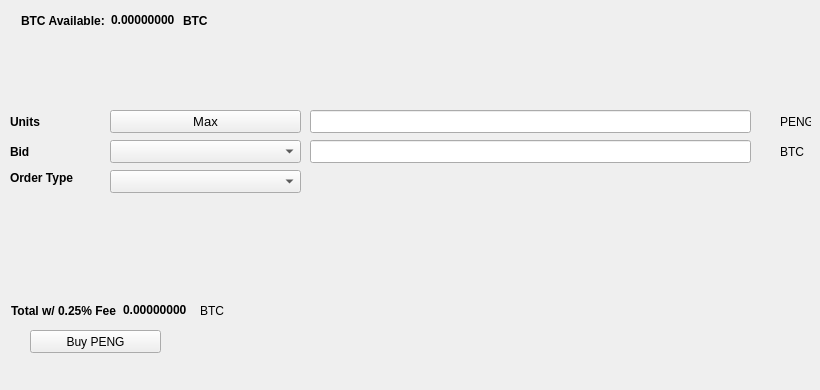
   <widget class="QWidget" name="BuyTab">
    <attribute name="title">
     <string>Buy</string>
    </attribute>
    <widget class="QPushButton" name="BuyPENG">
     <property name="geometry">
      <rect>
       <x>30</x>
       <y>330</y>
       <width>131</width>
       <height>23</height>
      </rect>
     </property>
     <property name="text">
      <string>Buy PENG</string>
     </property>
     <property name="icon">
      <iconset resource="../peng.qrc">
       <normaloff>:/icons/bitcoin</normaloff>:/icons/bitcoin</iconset>
     </property>
    </widget>
    <widget class="QLabel" name="label_3">
     <property name="geometry">
      <rect>
       <x>10</x>
       <y>110</y>
       <width>46</width>
       <height>23</height>
      </rect>
     </property>
     <property name="font">
      <font>
       <weight>75</weight>
       <bold>true</bold>
      </font>
     </property>
     <property name="text">
      <string>Units</string>
     </property>
    </widget>
    <widget class="QLineEdit" name="UnitsInput">
     <property name="geometry">
      <rect>
       <x>310</x>
       <y>110</y>
       <width>441</width>
       <height>23</height>
      </rect>
     </property>
     <property name="font">
      <font>
       <pointsize>9</pointsize>
       <weight>75</weight>
       <bold>true</bold>
      </font>
     </property>
    </widget>
    <widget class="QLineEdit" name="BuyBidPriceEdit">
     <property name="geometry">
      <rect>
       <x>310</x>
       <y>140</y>
       <width>441</width>
       <height>23</height>
      </rect>
     </property>
     <property name="font">
      <font>
       <pointsize>9</pointsize>
       <weight>75</weight>
       <bold>true</bold>
      </font>
     </property>
    </widget>
    <widget class="QLabel" name="label_4">
     <property name="geometry">
      <rect>
       <x>780</x>
       <y>110</y>
       <width>31</width>
       <height>23</height>
      </rect>
     </property>
     <property name="text">
      <string>PENG</string>
     </property>
    </widget>
    <widget class="QLabel" name="label_5">
     <property name="geometry">
      <rect>
       <x>780</x>
       <y>140</y>
       <width>31</width>
       <height>23</height>
      </rect>
     </property>
     <property name="text">
      <string>BTC</string>
     </property>
    </widget>
    <widget class="QLabel" name="label_6">
     <property name="geometry">
      <rect>
       <x>10</x>
       <y>140</y>
       <width>46</width>
       <height>23</height>
      </rect>
     </property>
     <property name="font">
      <font>
       <weight>75</weight>
       <bold>true</bold>
      </font>
     </property>
     <property name="text">
      <string>Bid</string>
     </property>
    </widget>
    <widget class="QLabel" name="label_7">
     <property name="geometry">
      <rect>
       <x>10</x>
       <y>170</y>
       <width>91</width>
       <height>16</height>
      </rect>
     </property>
     <property name="font">
      <font>
       <weight>75</weight>
       <bold>true</bold>
      </font>
     </property>
     <property name="text">
      <string>Order Type</string>
     </property>
    </widget>
    <widget class="QPushButton" name="Buy_Max_Amount">
     <property name="geometry">
      <rect>
       <x>110</x>
       <y>110</y>
       <width>191</width>
       <height>23</height>
      </rect>
     </property>
     <property name="font">
      <font>
       <pointsize>10</pointsize>
      </font>
     </property>
     <property name="text">
      <string>Max</string>
     </property>
    </widget>
    <widget class="QComboBox" name="BuyBidcomboBox">
     <property name="geometry">
      <rect>
       <x>110</x>
       <y>140</y>
       <width>191</width>
       <height>23</height>
      </rect>
     </property>
     <property name="font">
      <font>
       <pointsize>10</pointsize>
      </font>
     </property>
    </widget>
    <widget class="QComboBox" name="buyOrdertypeCombo">
     <property name="geometry">
      <rect>
       <x>110</x>
       <y>170</y>
       <width>191</width>
       <height>23</height>
      </rect>
     </property>
     <property name="font">
      <font>
       <pointsize>10</pointsize>
      </font>
     </property>
    </widget>
    <widget class="QWidget" name="layoutWidget1">
     <property name="geometry">
      <rect>
       <x>21</x>
       <y>11</y>
       <width>227</width>
       <height>19</height>
      </rect>
     </property>
     <layout class="QHBoxLayout" name="horizontalLayout_3">
      <item>
       <widget class="QLabel" name="label232">
        <property name="font">
         <font>
          <weight>75</weight>
          <bold>true</bold>
         </font>
        </property>
        <property name="text">
         <string>BTC Available:</string>
        </property>
       </widget>
      </item>
      <item>
       <widget class="QLabel" name="BtcAvailableLbl">
        <property name="palette">
         <palette>
          <active>
           <colorrole role="WindowText">
            <brush brushstyle="SolidPattern">
             <color alpha="255">
              <red>0</red>
              <green>0</green>
              <blue>0</blue>
             </color>
            </brush>
           </colorrole>
           <colorrole role="Button">
            <brush brushstyle="SolidPattern">
             <color alpha="255">
              <red>0</red>
              <green>170</green>
              <blue>0</blue>
             </color>
            </brush>
           </colorrole>
           <colorrole role="Light">
            <brush brushstyle="SolidPattern">
             <color alpha="255">
              <red>0</red>
              <green>255</green>
              <blue>0</blue>
             </color>
            </brush>
           </colorrole>
           <colorrole role="Midlight">
            <brush brushstyle="SolidPattern">
             <color alpha="255">
              <red>0</red>
              <green>212</green>
              <blue>0</blue>
             </color>
            </brush>
           </colorrole>
           <colorrole role="Dark">
            <brush brushstyle="SolidPattern">
             <color alpha="255">
              <red>0</red>
              <green>85</green>
              <blue>0</blue>
             </color>
            </brush>
           </colorrole>
           <colorrole role="Mid">
            <brush brushstyle="SolidPattern">
             <color alpha="255">
              <red>0</red>
              <green>113</green>
              <blue>0</blue>
             </color>
            </brush>
           </colorrole>
           <colorrole role="Text">
            <brush brushstyle="SolidPattern">
             <color alpha="255">
              <red>0</red>
              <green>170</green>
              <blue>0</blue>
             </color>
            </brush>
           </colorrole>
           <colorrole role="BrightText">
            <brush brushstyle="SolidPattern">
             <color alpha="255">
              <red>255</red>
              <green>255</green>
              <blue>255</blue>
             </color>
            </brush>
           </colorrole>
           <colorrole role="ButtonText">
            <brush brushstyle="SolidPattern">
             <color alpha="255">
              <red>0</red>
              <green>0</green>
              <blue>0</blue>
             </color>
            </brush>
           </colorrole>
           <colorrole role="Base">
            <brush brushstyle="SolidPattern">
             <color alpha="255">
              <red>255</red>
              <green>255</green>
              <blue>255</blue>
             </color>
            </brush>
           </colorrole>
           <colorrole role="Window">
            <brush brushstyle="SolidPattern">
             <color alpha="255">
              <red>0</red>
              <green>170</green>
              <blue>0</blue>
             </color>
            </brush>
           </colorrole>
           <colorrole role="Shadow">
            <brush brushstyle="SolidPattern">
             <color alpha="255">
              <red>0</red>
              <green>0</green>
              <blue>0</blue>
             </color>
            </brush>
           </colorrole>
           <colorrole role="AlternateBase">
            <brush brushstyle="SolidPattern">
             <color alpha="255">
              <red>127</red>
              <green>212</green>
              <blue>127</blue>
             </color>
            </brush>
           </colorrole>
           <colorrole role="ToolTipBase">
            <brush brushstyle="SolidPattern">
             <color alpha="255">
              <red>255</red>
              <green>255</green>
              <blue>220</blue>
             </color>
            </brush>
           </colorrole>
           <colorrole role="ToolTipText">
            <brush brushstyle="SolidPattern">
             <color alpha="255">
              <red>0</red>
              <green>0</green>
              <blue>0</blue>
             </color>
            </brush>
           </colorrole>
          </active>
          <inactive>
           <colorrole role="WindowText">
            <brush brushstyle="SolidPattern">
             <color alpha="255">
              <red>0</red>
              <green>0</green>
              <blue>0</blue>
             </color>
            </brush>
           </colorrole>
           <colorrole role="Button">
            <brush brushstyle="SolidPattern">
             <color alpha="255">
              <red>0</red>
              <green>170</green>
              <blue>0</blue>
             </color>
            </brush>
           </colorrole>
           <colorrole role="Light">
            <brush brushstyle="SolidPattern">
             <color alpha="255">
              <red>0</red>
              <green>255</green>
              <blue>0</blue>
             </color>
            </brush>
           </colorrole>
           <colorrole role="Midlight">
            <brush brushstyle="SolidPattern">
             <color alpha="255">
              <red>0</red>
              <green>212</green>
              <blue>0</blue>
             </color>
            </brush>
           </colorrole>
           <colorrole role="Dark">
            <brush brushstyle="SolidPattern">
             <color alpha="255">
              <red>0</red>
              <green>85</green>
              <blue>0</blue>
             </color>
            </brush>
           </colorrole>
           <colorrole role="Mid">
            <brush brushstyle="SolidPattern">
             <color alpha="255">
              <red>0</red>
              <green>113</green>
              <blue>0</blue>
             </color>
            </brush>
           </colorrole>
           <colorrole role="Text">
            <brush brushstyle="SolidPattern">
             <color alpha="255">
              <red>0</red>
              <green>170</green>
              <blue>0</blue>
             </color>
            </brush>
           </colorrole>
           <colorrole role="BrightText">
            <brush brushstyle="SolidPattern">
             <color alpha="255">
              <red>255</red>
              <green>255</green>
              <blue>255</blue>
             </color>
            </brush>
           </colorrole>
           <colorrole role="ButtonText">
            <brush brushstyle="SolidPattern">
             <color alpha="255">
              <red>0</red>
              <green>0</green>
              <blue>0</blue>
             </color>
            </brush>
           </colorrole>
           <colorrole role="Base">
            <brush brushstyle="SolidPattern">
             <color alpha="255">
              <red>255</red>
              <green>255</green>
              <blue>255</blue>
             </color>
            </brush>
           </colorrole>
           <colorrole role="Window">
            <brush brushstyle="SolidPattern">
             <color alpha="255">
              <red>0</red>
              <green>170</green>
              <blue>0</blue>
             </color>
            </brush>
           </colorrole>
           <colorrole role="Shadow">
            <brush brushstyle="SolidPattern">
             <color alpha="255">
              <red>0</red>
              <green>0</green>
              <blue>0</blue>
             </color>
            </brush>
           </colorrole>
           <colorrole role="AlternateBase">
            <brush brushstyle="SolidPattern">
             <color alpha="255">
              <red>127</red>
              <green>212</green>
              <blue>127</blue>
             </color>
            </brush>
           </colorrole>
           <colorrole role="ToolTipBase">
            <brush brushstyle="SolidPattern">
             <color alpha="255">
              <red>255</red>
              <green>255</green>
              <blue>220</blue>
             </color>
            </brush>
           </colorrole>
           <colorrole role="ToolTipText">
            <brush brushstyle="SolidPattern">
             <color alpha="255">
              <red>0</red>
              <green>0</green>
              <blue>0</blue>
             </color>
            </brush>
           </colorrole>
          </inactive>
          <disabled>
           <colorrole role="WindowText">
            <brush brushstyle="SolidPattern">
             <color alpha="255">
              <red>0</red>
              <green>85</green>
              <blue>0</blue>
             </color>
            </brush>
           </colorrole>
           <colorrole role="Button">
            <brush brushstyle="SolidPattern">
             <color alpha="255">
              <red>0</red>
              <green>170</green>
              <blue>0</blue>
             </color>
            </brush>
           </colorrole>
           <colorrole role="Light">
            <brush brushstyle="SolidPattern">
             <color alpha="255">
              <red>0</red>
              <green>255</green>
              <blue>0</blue>
             </color>
            </brush>
           </colorrole>
           <colorrole role="Midlight">
            <brush brushstyle="SolidPattern">
             <color alpha="255">
              <red>0</red>
              <green>212</green>
              <blue>0</blue>
             </color>
            </brush>
           </colorrole>
           <colorrole role="Dark">
            <brush brushstyle="SolidPattern">
             <color alpha="255">
              <red>0</red>
              <green>85</green>
              <blue>0</blue>
             </color>
            </brush>
           </colorrole>
           <colorrole role="Mid">
            <brush brushstyle="SolidPattern">
             <color alpha="255">
              <red>0</red>
              <green>113</green>
              <blue>0</blue>
             </color>
            </brush>
           </colorrole>
           <colorrole role="Text">
            <brush brushstyle="SolidPattern">
             <color alpha="255">
              <red>0</red>
              <green>85</green>
              <blue>0</blue>
             </color>
            </brush>
           </colorrole>
           <colorrole role="BrightText">
            <brush brushstyle="SolidPattern">
             <color alpha="255">
              <red>255</red>
              <green>255</green>
              <blue>255</blue>
             </color>
            </brush>
           </colorrole>
           <colorrole role="ButtonText">
            <brush brushstyle="SolidPattern">
             <color alpha="255">
              <red>0</red>
              <green>85</green>
              <blue>0</blue>
             </color>
            </brush>
           </colorrole>
           <colorrole role="Base">
            <brush brushstyle="SolidPattern">
             <color alpha="255">
              <red>0</red>
              <green>170</green>
              <blue>0</blue>
             </color>
            </brush>
           </colorrole>
           <colorrole role="Window">
            <brush brushstyle="SolidPattern">
             <color alpha="255">
              <red>0</red>
              <green>170</green>
              <blue>0</blue>
             </color>
            </brush>
           </colorrole>
           <colorrole role="Shadow">
            <brush brushstyle="SolidPattern">
             <color alpha="255">
              <red>0</red>
              <green>0</green>
              <blue>0</blue>
             </color>
            </brush>
           </colorrole>
           <colorrole role="AlternateBase">
            <brush brushstyle="SolidPattern">
             <color alpha="255">
              <red>0</red>
              <green>170</green>
              <blue>0</blue>
             </color>
            </brush>
           </colorrole>
           <colorrole role="ToolTipBase">
            <brush brushstyle="SolidPattern">
             <color alpha="255">
              <red>255</red>
              <green>255</green>
              <blue>220</blue>
             </color>
            </brush>
           </colorrole>
           <colorrole role="ToolTipText">
            <brush brushstyle="SolidPattern">
             <color alpha="255">
              <red>0</red>
              <green>0</green>
              <blue>0</blue>
             </color>
            </brush>
           </colorrole>
          </disabled>
         </palette>
        </property>
        <property name="font">
         <font>
          <weight>75</weight>
          <bold>true</bold>
         </font>
        </property>
        <property name="text">
         <string>0.00000000</string>
        </property>
        <property name="textInteractionFlags">
         <set>Qt::LinksAccessibleByMouse|Qt::TextSelectableByKeyboard|Qt::TextSelectableByMouse</set>
        </property>
       </widget>
      </item>
      <item>
       <widget class="QLabel" name="BtcAvailableLbl_2">
        <property name="font">
         <font>
          <weight>75</weight>
          <bold>true</bold>
         </font>
        </property>
        <property name="text">
         <string>BTC</string>
        </property>
       </widget>
      </item>
     </layout>
    </widget>
    <widget class="QWidget" name="layoutWidge2">
     <property name="geometry">
      <rect>
       <x>11</x>
       <y>301</y>
       <width>259</width>
       <height>19</height>
      </rect>
     </property>
     <layout class="QHBoxLayout" name="horizontalLayout_4">
      <item>
       <widget class="QLabel" name="label_9">
        <property name="font">
         <font>
          <weight>75</weight>
          <bold>true</bold>
         </font>
        </property>
        <property name="text">
         <string>Total w/ 0.25% Fee</string>
        </property>
       </widget>
      </item>
      <item>
       <widget class="QLabel" name="BuyCostLabel">
        <property name="palette">
         <palette>
          <active>
           <colorrole role="WindowText">
            <brush brushstyle="SolidPattern">
             <color alpha="255">
              <red>0</red>
              <green>0</green>
              <blue>0</blue>
             </color>
            </brush>
           </colorrole>
           <colorrole role="Button">
            <brush brushstyle="SolidPattern">
             <color alpha="255">
              <red>0</red>
              <green>170</green>
              <blue>0</blue>
             </color>
            </brush>
           </colorrole>
           <colorrole role="Light">
            <brush brushstyle="SolidPattern">
             <color alpha="255">
              <red>0</red>
              <green>255</green>
              <blue>0</blue>
             </color>
            </brush>
           </colorrole>
           <colorrole role="Midlight">
            <brush brushstyle="SolidPattern">
             <color alpha="255">
              <red>0</red>
              <green>212</green>
              <blue>0</blue>
             </color>
            </brush>
           </colorrole>
           <colorrole role="Dark">
            <brush brushstyle="SolidPattern">
             <color alpha="255">
              <red>0</red>
              <green>85</green>
              <blue>0</blue>
             </color>
            </brush>
           </colorrole>
           <colorrole role="Mid">
            <brush brushstyle="SolidPattern">
             <color alpha="255">
              <red>0</red>
              <green>113</green>
              <blue>0</blue>
             </color>
            </brush>
           </colorrole>
           <colorrole role="Text">
            <brush brushstyle="SolidPattern">
             <color alpha="255">
              <red>0</red>
              <green>170</green>
              <blue>0</blue>
             </color>
            </brush>
           </colorrole>
           <colorrole role="BrightText">
            <brush brushstyle="SolidPattern">
             <color alpha="255">
              <red>255</red>
              <green>255</green>
              <blue>255</blue>
             </color>
            </brush>
           </colorrole>
           <colorrole role="ButtonText">
            <brush brushstyle="SolidPattern">
             <color alpha="255">
              <red>0</red>
              <green>0</green>
              <blue>0</blue>
             </color>
            </brush>
           </colorrole>
           <colorrole role="Base">
            <brush brushstyle="SolidPattern">
             <color alpha="255">
              <red>255</red>
              <green>255</green>
              <blue>255</blue>
             </color>
            </brush>
           </colorrole>
           <colorrole role="Window">
            <brush brushstyle="SolidPattern">
             <color alpha="255">
              <red>0</red>
              <green>170</green>
              <blue>0</blue>
             </color>
            </brush>
           </colorrole>
           <colorrole role="Shadow">
            <brush brushstyle="SolidPattern">
             <color alpha="255">
              <red>0</red>
              <green>0</green>
              <blue>0</blue>
             </color>
            </brush>
           </colorrole>
           <colorrole role="AlternateBase">
            <brush brushstyle="SolidPattern">
             <color alpha="255">
              <red>127</red>
              <green>212</green>
              <blue>127</blue>
             </color>
            </brush>
           </colorrole>
           <colorrole role="ToolTipBase">
            <brush brushstyle="SolidPattern">
             <color alpha="255">
              <red>255</red>
              <green>255</green>
              <blue>220</blue>
             </color>
            </brush>
           </colorrole>
           <colorrole role="ToolTipText">
            <brush brushstyle="SolidPattern">
             <color alpha="255">
              <red>0</red>
              <green>0</green>
              <blue>0</blue>
             </color>
            </brush>
           </colorrole>
          </active>
          <inactive>
           <colorrole role="WindowText">
            <brush brushstyle="SolidPattern">
             <color alpha="255">
              <red>0</red>
              <green>0</green>
              <blue>0</blue>
             </color>
            </brush>
           </colorrole>
           <colorrole role="Button">
            <brush brushstyle="SolidPattern">
             <color alpha="255">
              <red>0</red>
              <green>170</green>
              <blue>0</blue>
             </color>
            </brush>
           </colorrole>
           <colorrole role="Light">
            <brush brushstyle="SolidPattern">
             <color alpha="255">
              <red>0</red>
              <green>255</green>
              <blue>0</blue>
             </color>
            </brush>
           </colorrole>
           <colorrole role="Midlight">
            <brush brushstyle="SolidPattern">
             <color alpha="255">
              <red>0</red>
              <green>212</green>
              <blue>0</blue>
             </color>
            </brush>
           </colorrole>
           <colorrole role="Dark">
            <brush brushstyle="SolidPattern">
             <color alpha="255">
              <red>0</red>
              <green>85</green>
              <blue>0</blue>
             </color>
            </brush>
           </colorrole>
           <colorrole role="Mid">
            <brush brushstyle="SolidPattern">
             <color alpha="255">
              <red>0</red>
              <green>113</green>
              <blue>0</blue>
             </color>
            </brush>
           </colorrole>
           <colorrole role="Text">
            <brush brushstyle="SolidPattern">
             <color alpha="255">
              <red>0</red>
              <green>170</green>
              <blue>0</blue>
             </color>
            </brush>
           </colorrole>
           <colorrole role="BrightText">
            <brush brushstyle="SolidPattern">
             <color alpha="255">
              <red>255</red>
              <green>255</green>
              <blue>255</blue>
             </color>
            </brush>
           </colorrole>
           <colorrole role="ButtonText">
            <brush brushstyle="SolidPattern">
             <color alpha="255">
              <red>0</red>
              <green>0</green>
              <blue>0</blue>
             </color>
            </brush>
           </colorrole>
           <colorrole role="Base">
            <brush brushstyle="SolidPattern">
             <color alpha="255">
              <red>255</red>
              <green>255</green>
              <blue>255</blue>
             </color>
            </brush>
           </colorrole>
           <colorrole role="Window">
            <brush brushstyle="SolidPattern">
             <color alpha="255">
              <red>0</red>
              <green>170</green>
              <blue>0</blue>
             </color>
            </brush>
           </colorrole>
           <colorrole role="Shadow">
            <brush brushstyle="SolidPattern">
             <color alpha="255">
              <red>0</red>
              <green>0</green>
              <blue>0</blue>
             </color>
            </brush>
           </colorrole>
           <colorrole role="AlternateBase">
            <brush brushstyle="SolidPattern">
             <color alpha="255">
              <red>127</red>
              <green>212</green>
              <blue>127</blue>
             </color>
            </brush>
           </colorrole>
           <colorrole role="ToolTipBase">
            <brush brushstyle="SolidPattern">
             <color alpha="255">
              <red>255</red>
              <green>255</green>
              <blue>220</blue>
             </color>
            </brush>
           </colorrole>
           <colorrole role="ToolTipText">
            <brush brushstyle="SolidPattern">
             <color alpha="255">
              <red>0</red>
              <green>0</green>
              <blue>0</blue>
             </color>
            </brush>
           </colorrole>
          </inactive>
          <disabled>
           <colorrole role="WindowText">
            <brush brushstyle="SolidPattern">
             <color alpha="255">
              <red>0</red>
              <green>85</green>
              <blue>0</blue>
             </color>
            </brush>
           </colorrole>
           <colorrole role="Button">
            <brush brushstyle="SolidPattern">
             <color alpha="255">
              <red>0</red>
              <green>170</green>
              <blue>0</blue>
             </color>
            </brush>
           </colorrole>
           <colorrole role="Light">
            <brush brushstyle="SolidPattern">
             <color alpha="255">
              <red>0</red>
              <green>255</green>
              <blue>0</blue>
             </color>
            </brush>
           </colorrole>
           <colorrole role="Midlight">
            <brush brushstyle="SolidPattern">
             <color alpha="255">
              <red>0</red>
              <green>212</green>
              <blue>0</blue>
             </color>
            </brush>
           </colorrole>
           <colorrole role="Dark">
            <brush brushstyle="SolidPattern">
             <color alpha="255">
              <red>0</red>
              <green>85</green>
              <blue>0</blue>
             </color>
            </brush>
           </colorrole>
           <colorrole role="Mid">
            <brush brushstyle="SolidPattern">
             <color alpha="255">
              <red>0</red>
              <green>113</green>
              <blue>0</blue>
             </color>
            </brush>
           </colorrole>
           <colorrole role="Text">
            <brush brushstyle="SolidPattern">
             <color alpha="255">
              <red>0</red>
              <green>85</green>
              <blue>0</blue>
             </color>
            </brush>
           </colorrole>
           <colorrole role="BrightText">
            <brush brushstyle="SolidPattern">
             <color alpha="255">
              <red>255</red>
              <green>255</green>
              <blue>255</blue>
             </color>
            </brush>
           </colorrole>
           <colorrole role="ButtonText">
            <brush brushstyle="SolidPattern">
             <color alpha="255">
              <red>0</red>
              <green>85</green>
              <blue>0</blue>
             </color>
            </brush>
           </colorrole>
           <colorrole role="Base">
            <brush brushstyle="SolidPattern">
             <color alpha="255">
              <red>0</red>
              <green>170</green>
              <blue>0</blue>
             </color>
            </brush>
           </colorrole>
           <colorrole role="Window">
            <brush brushstyle="SolidPattern">
             <color alpha="255">
              <red>0</red>
              <green>170</green>
              <blue>0</blue>
             </color>
            </brush>
           </colorrole>
           <colorrole role="Shadow">
            <brush brushstyle="SolidPattern">
             <color alpha="255">
              <red>0</red>
              <green>0</green>
              <blue>0</blue>
             </color>
            </brush>
           </colorrole>
           <colorrole role="AlternateBase">
            <brush brushstyle="SolidPattern">
             <color alpha="255">
              <red>0</red>
              <green>170</green>
              <blue>0</blue>
             </color>
            </brush>
           </colorrole>
           <colorrole role="ToolTipBase">
            <brush brushstyle="SolidPattern">
             <color alpha="255">
              <red>255</red>
              <green>255</green>
              <blue>220</blue>
             </color>
            </brush>
           </colorrole>
           <colorrole role="ToolTipText">
            <brush brushstyle="SolidPattern">
             <color alpha="255">
              <red>0</red>
              <green>0</green>
              <blue>0</blue>
             </color>
            </brush>
           </colorrole>
          </disabled>
         </palette>
        </property>
        <property name="font">
         <font>
          <weight>75</weight>
          <bold>true</bold>
         </font>
        </property>
        <property name="autoFillBackground">
         <bool>false</bool>
        </property>
        <property name="text">
         <string>0.00000000</string>
        </property>
        <property name="textInteractionFlags">
         <set>Qt::LinksAccessibleByMouse|Qt::TextSelectableByMouse</set>
        </property>
       </widget>
      </item>
      <item>
       <widget class="QLabel" name="label_10">
        <property name="font">
         <font>
          <weight>50</weight>
          <bold>false</bold>
         </font>
        </property>
        <property name="text">
         <string>BTC</string>
        </property>
       </widget>
      </item>
     </layout>
    </widget>
    <widget class="QLabel" name="label_24">
     <property name="geometry">
      <rect>
       <x>460</x>
       <y>300</y>
       <width>281</width>
       <height>81</height>
      </rect>
     </property>
     <property name="text">
      <string/>
     </property>
     <property name="pixmap">
      <pixmap>:/images/bittrex</pixmap>
     </property>
    </widget>
   </widget>
